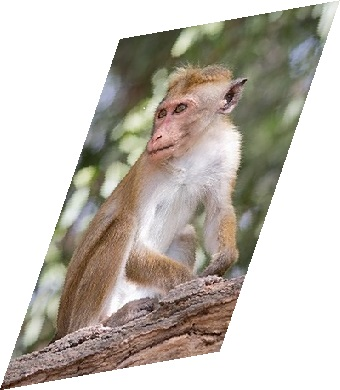
#> input picture src/Images and Videos/Monkey_distorted.jpg, 340 x 390 px, found by its file name
$ python Image_registration.py
#> lines starting #> are read from the running program, lines starting #| are printed output that depends on the picture
# We have two images 1. Reference image and 2. Deformed images , We will transformed the deformed image to look like an reference image

'''
The two main technique associated with image registration is that
1. First we have detect important features or keypoints using "Feature detection" algorithm like ORB (Oriented FAST and Rotated BRIEF)
2. Then we have to match this features using "Feature matching" technique like Brute force matcher
Workflow :
1. Import 2 images
2. Convert them to gray scale
3. Initiate ORB Detector
4. Find the key points and description
5. Match keypoints - Brute force matcher
6. Seperate a good keypoints from bad keypoints using RANSAC (reject bad keypoints)
7. Register two images (using homology)
'''

import cv2
import urllib.request
import numpy as np

# Read RGB image (Distorted image)
img1 = cv2.imread('../Images and Videos/monkey_distorted.jpg')
#> img1 is the input picture: shape (390, 340, 3); mean B, G, R 179.1, 187.7, 193.9
cv2.imshow('original image', img1)

# Read RGB image (Reference image)


def url_to_image(url):

    # 1st step
    url_open = urllib.request.urlopen(url)

    # 2nd step
    byte_arr = bytearray(url_open.read())

    # 3rd step (1D array)
    image = np.array(byte_arr, np.int8)

    # 4th step
    image = cv2.imdecode(image, cv2.IMREAD_COLOR)
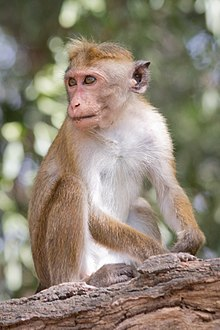
#> input picture src/Images and Videos/monkey.jpg, 220 x 330 px, found by its file name
#> image is the input picture: shape (330, 220, 3); mean B, G, R 116.5, 132.2, 143.4

    return image


img2 = url_to_image(
    "https://raw.githubusercontent.com/bnsreenu/python_for_microscopists/master/images/monkey.jpg")
cv2.imshow('image', img2)

# Grayscale images
gray1 = cv2.cvtColor(img1, cv2.COLOR_BGR2GRAY)
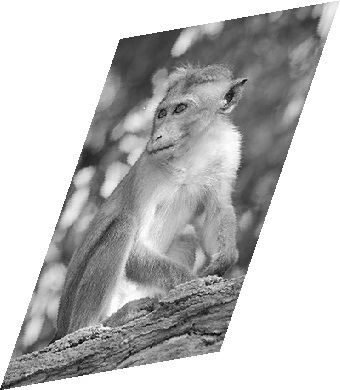
#> gray1: shape (390, 340); min 5, max 255, mean 188.6
gray2 = cv2.cvtColor(img2, cv2.COLOR_BGR2GRAY)
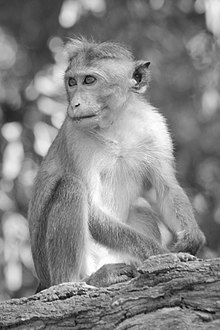
#> gray2: shape (330, 220); min 5, max 255, mean 133.8

orb = cv2.ORB_create(200)  # 200 : No of keypoints
keypoint1, descriptor1 = orb.detectAndCompute(gray1, None)
#> keypoint1 = 200 keypoints; strongest (x, y, size): (120, 39, 31), (69, 344, 31), (120, 40, 37.2), (104, 326, 31)
keypoint2, descriptor2 = orb.detectAndCompute(gray2, None)
#> keypoint2 = 181 keypoints; strongest (x, y, size): (60, 297, 31), (74, 293, 31), (38, 298, 31), (85, 293, 31)
print(keypoint1, descriptor1)
#> (printed output is left out)
# Use two flags
'''
flag = 0
    or
flag = cv2.DRAW_MATCHES_FLAGS_DRAW_RICH_KEYPOINTS
'''

img3 = cv2.drawKeypoints(gray1, keypoint1, None, flags=0)
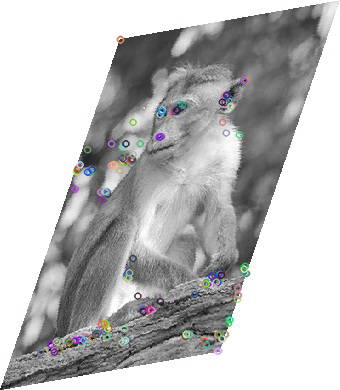
#> img3: shape (390, 340, 3); mean of channels 0, 1, 2 188.5, 188.4, 188.4; drawn as B, G, R
img4 = cv2.drawKeypoints(gray2, keypoint2, None, flags=0)
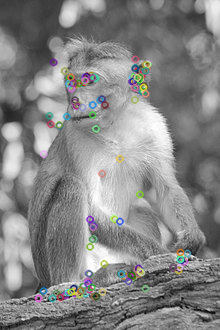
#> img4: shape (330, 220, 3); mean of channels 0, 1, 2 133.3, 133.6, 133.5; drawn as B, G, R

cv2.imshow("ORB_Image3", img3)
cv2.imshow("ORB_Image4", img4)

# Brute-Force matcher is simple. It takes the descriptor of one feature (Distorted image) in first set and is matched with all other features in second set (reference image)
# using some distance calculation. And the closest one is returned.
# cv2.DescriptorMatcher_create(
bf = cv2.BFMatcher(cv2.NORM_HAMMING, crossCheck=True)

cv2.waitKey(0)
cv2.destroyAllWindows()
